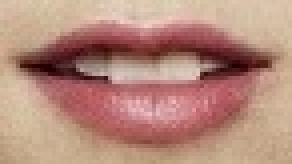
#> input picture imageprocessing/image/lips.jpg, 73 x 41 px (shown 4 times larger)
$ python xyrough.py
#> lines starting #> are read from the running program, lines starting #| are printed output that depends on the picture
import cv2
import numpy as np

img = cv2.imread('image/lips.jpg',0)
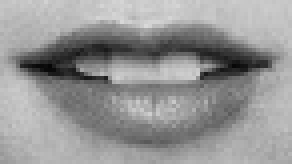
#> img: shape (41, 73) (shown 4 times larger); min 6, max 217, mean 149.2
img = cv2.resize(img,None,fx = 3,fy=3,interpolation = cv2.INTER_LANCZOS4)
#> img: shape (123, 219)
def sharpner(img2,k1,k2):
    rows,cols, = img2.shape
#> rows = 123; cols = 219
    img3 = img2.copy()
    for i in range(0,rows-3,1):
       for j in range(0,cols - 3,1):
          c=(np.multiply(img2[i:i+3,j:j+3] , k1)  - np.multiply(img2[i:i+3,j:j+3],k2)) -1
          val=sum(sum(np.array(c)))
          img3[i+1][j+1] = val
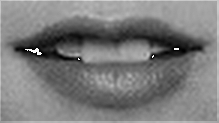
#> img3: shape (123, 219); min 0, max 255, mean 122.8
    return img3

k1 =  np.array([[0,0,0],[0,2,0],[0,0,0]])
k2 = np.ones((3,3))/8
img=sharpner(img,k1,k2)

cv2.imshow('gray',img)
cv2.waitKey(0)
cv2.destroyAllWindows()
